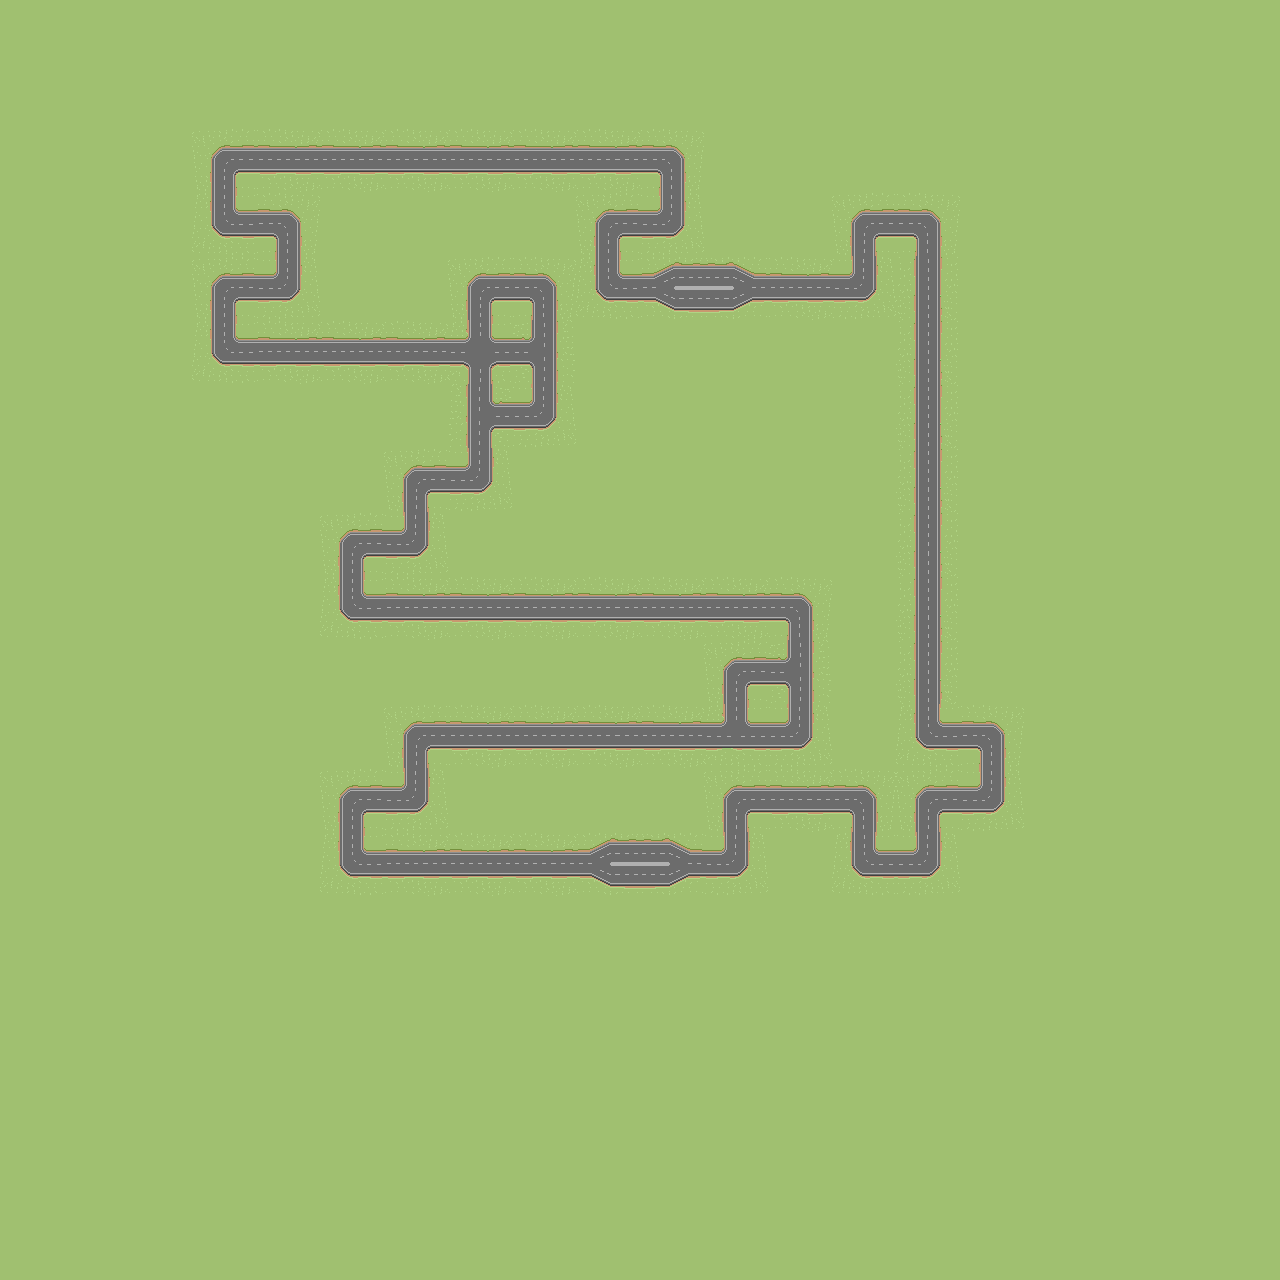

This is a level from a 2D game, rendered from its Tiled map with the project's own tilesets. A one-line summary and the complete map file follow:
An orthogonal 20x20 tile map with 64x64 px tiles, 1 tile layer (Kachelebene 1), 2 tilesets and 33 objects (33x BORDER).

<map version="1.10" tiledversion="1.12.1" orientation="orthogonal" renderorder="right-down" width="20" height="20" tilewidth="64" tileheight="64" infinite="0" nextlayerid="4" nextobjectid="99">
 <tileset firstgid="1" name="Mymap" tilewidth="64" tileheight="64" tilecount="24" columns="8">
  <image source="roads4W.png" width="512" height="192" />
 </tileset>
 <tileset firstgid="25" name="Grasbert" tilewidth="64" tileheight="64" tilecount="49" columns="7">
  <image source="Grasbert.png" width="511" height="511" />
 </tileset>
 <layer id="1" name="Kachelebene 1" width="20" height="20">
  <data encoding="csv">
45,45,45,45,45,45,45,45,45,45,45,45,45,45,45,45,45,45,45,45,
45,45,45,45,45,45,45,45,45,45,45,45,45,45,45,45,45,45,45,45,
45,45,45,9,3,3,3,3,3,3,10,45,45,45,45,45,45,45,45,45,
45,45,45,12,10,45,45,45,45,9,11,45,45,9,10,45,45,45,45,45,
45,45,45,9,11,45,45,9,10,12,1,2,3,11,4,45,45,45,45,45,
45,45,45,12,3,3,3,17,15,45,45,45,45,45,4,45,45,45,45,45,
45,45,45,45,45,45,45,16,11,45,45,45,45,45,4,45,45,45,45,45,
45,45,45,45,45,45,9,11,45,45,45,45,45,45,4,45,45,45,45,45,
45,45,45,45,45,9,11,45,45,45,45,45,45,45,4,45,45,45,45,45,
45,45,45,45,45,12,3,3,3,3,3,3,10,45,4,45,45,45,45,45,
45,45,45,45,45,45,45,45,45,45,45,9,15,45,4,45,45,45,45,45,
45,45,45,45,45,45,9,3,3,3,3,13,11,45,12,10,45,45,45,45,
45,45,45,45,45,9,11,45,45,45,45,9,3,10,9,11,45,45,45,45,
45,45,45,45,45,12,3,3,3,1,2,11,45,12,11,45,45,45,45,45,
45,45,45,45,45,45,45,45,45,45,45,45,45,45,45,45,45,45,45,45,
45,45,45,45,45,45,45,45,45,45,45,45,45,45,45,45,45,45,45,45,
45,45,45,45,45,45,45,45,45,45,45,45,45,45,45,45,45,45,45,45,
45,45,45,45,45,45,45,45,45,45,45,45,45,45,45,45,45,45,45,45,
45,45,45,45,45,45,45,45,45,45,45,45,45,45,45,45,45,45,45,45,
45,45,45,45,45,45,45,45,45,45,45,45,45,45,45,45,45,45,45,45
</data>
 </layer>
 <objectgroup id="3" name="Borders">
  <object id="61" type="BORDER" x="328" y="633.333" width="374.333" height="69" />
  <object id="62" type="BORDER" x="443.5" y="768.5" width="262" height="63.5" />
  <object id="63" type="BORDER" x="830.5" y="312" width="64" height="455" />
  <object id="64" type="BORDER" x="566.5" y="312" width="260.5" height="268.5" />
  <object id="65" type="BORDER" x="308.5" y="187" width="269.5" height="77.5" />
  <object id="66" type="BORDER" x="138.667" y="68.6667" width="856" height="67.3333" />
  <object id="67" type="BORDER" x="698.667" y="142" width="137.333" height="110" />
  <object id="69" type="BORDER" x="951.333" y="136" width="88.6667" height="572" />
  <object id="70" type="BORDER" x="764.667" y="829.333" width="66.6667" height="47.3333" />
  <object id="71" type="BORDER" x="340" y="893.333" width="704" height="60.6667" />
  <object id="72" type="BORDER" x="1008" y="712" width="27.3333" height="184" />
  <object id="73" type="BORDER" x="279.333" y="694.667" width="51.3333" height="202.667" />
  <object id="74" type="BORDER" x="137.333" y="128.667" width="57.3333" height="291.333" />
  <object id="75" type="BORDER" x="203.333" y="376" width="242.667" height="75.3333" />
  <object id="79" type="BORDER" x="547.333" y="450">
   <polygon points="0,0 -136,124 4,125.333" />
  </object>
  <object id="80" type="BORDER" x="232.667" y="452.667" width="92" height="232.667" />
  <object id="81" type="BORDER" x="314" y="270.5" width="135" height="53.5" />
  <object id="82" type="BORDER" x="709" y="762.5" width="114" height="12.5" />
  <object id="83" type="BORDER" x="908.5" y="757" width="61" height="18" />
  <object id="84" type="BORDER" x="890" y="784.5" width="10.5" height="56.5" />
  <object id="85" type="BORDER" x="379" y="826.5" width="53.5" height="9" />
  <object id="86" type="BORDER" x="334" y="460" width="56" height="58" />
  <object id="87" type="BORDER" x="505.333" y="377.667" width="12.6667" height="15.6667" />
  <object id="88" type="BORDER" x="503.333" y="313" width="17" height="15.3333" />
  <object id="89" type="BORDER" x="763.333" y="697.667" width="9.66667" height="13.3333" />
  <object id="90" type="BORDER" x="711.333" y="636.667" width="65.3333" height="15" />
  <object id="92" type="BORDER" x="627.333" y="247" width="35.6667" height="17" />
  <object id="93" type="BORDER" x="588.5" y="186.5" width="54" height="12" />
  <object id="94" type="BORDER" x="246.5" y="183" width="47" height="19.5" />
  <object id="95" type="BORDER" x="248" y="312" width="52" height="16" />
  <object id="96" type="BORDER" x="887.5" y="247" width="15.5" height="51.5" />
  <object id="97" type="BORDER" x="846.667" y="151.333" width="80.6667" height="43.3333" />
  <object id="98" type="BORDER" x="952.182" y="825.818" width="44.1818" height="56.9091" />
 </objectgroup>
</map>
